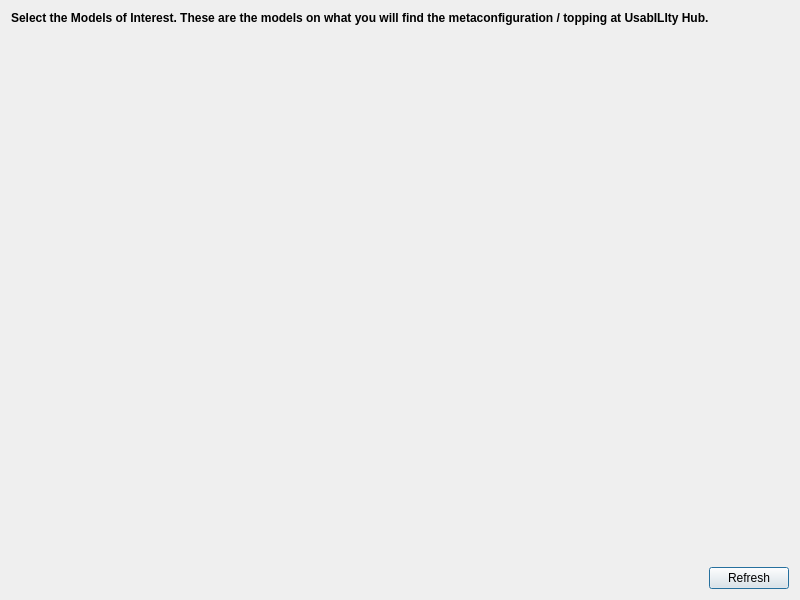
<?xml version="1.0" encoding="UTF-8"?>
<ui version="4.0">
 <class>Models</class>
 <widget class="QDialog" name="Models">
  <property name="geometry">
   <rect>
    <x>0</x>
    <y>0</y>
    <width>800</width>
    <height>600</height>
   </rect>
  </property>
  <property name="windowTitle">
   <string>Select Files</string>
  </property>
  <layout class="QGridLayout" name="gridLayout">
   <item row="0" column="0" colspan="2">
    <widget class="QLabel" name="description">
     <property name="minimumSize">
      <size>
       <width>0</width>
       <height>0</height>
      </size>
     </property>
     <property name="font">
      <font>
       <weight>75</weight>
       <bold>true</bold>
      </font>
     </property>
     <property name="text">
      <string>Select the Models of Interest. These are the models on what you will find the metaconfiguration / topping at UsabILIty Hub.</string>
     </property>
     <property name="alignment">
      <set>Qt::AlignLeading|Qt::AlignLeft|Qt::AlignTop</set>
     </property>
     <property name="wordWrap">
      <bool>true</bool>
     </property>
    </widget>
   </item>
   <item row="1" column="0" colspan="2">
    <widget class="SpaceCheckListView" name="items_view" native="true">
     <property name="sizePolicy">
      <sizepolicy hsizetype="Preferred" vsizetype="Expanding">
       <horstretch>0</horstretch>
       <verstretch>0</verstretch>
      </sizepolicy>
     </property>
    </widget>
   </item>
   <item row="2" column="0">
    <spacer name="horizontalSpacer">
     <property name="orientation">
      <enum>Qt::Horizontal</enum>
     </property>
     <property name="sizeHint" stdset="0">
      <size>
       <width>693</width>
       <height>20</height>
      </size>
     </property>
    </spacer>
   </item>
   <item row="2" column="1">
    <widget class="QPushButton" name="refresh_button">
     <property name="text">
      <string>Refresh</string>
     </property>
    </widget>
   </item>
  </layout>
 </widget>
 <customwidgets>
  <customwidget>
   <class>SpaceCheckListView</class>
   <extends></extends>
   <header>QgisModelBaker.utils.gui_utils</header>
   <container>1</container>
  </customwidget>
 </customwidgets>
 <resources/>
 <connections/>
</ui>
